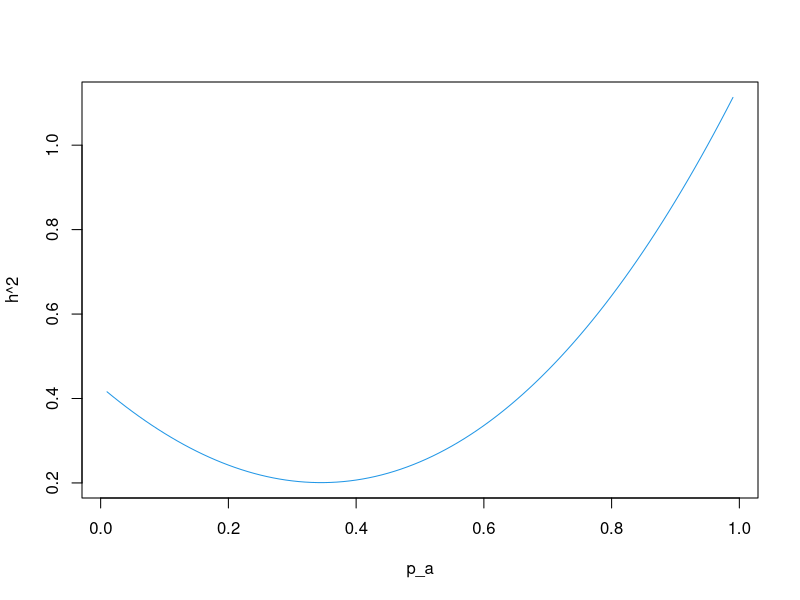

The R source for this figure:
results<-matrix(0, nrow=99, ncol=2)

# CYCLE CHANGING ALLELE FREQUENCY

for(i in 1:99){
  p1<-i*0.01  # FREQUENCY OF ALLELE 1
  p2<-1-p1
  p_alleles<-c(p1,p2)
  
  # MATRIX CONTAINING PROBABILITY OF THE 3X3 GRID
  
  mat<-matrix(data=c(0,p1*p2^2,p2^3,
                     p2*p1^2,p1*p2,p1^2*p2,
                     p1^3,p2*p1^2,0), nrow=3, ncol=3, byrow=TRUE)

  x<-c(-4,0,1)  # GENOTYPE COORDINATES. ARBITRARY!!
  y<-mat%*%x    # Y IS OFFSPRING COORDINATES
  h<-coef(lm(y ~ x))[2]   #FIT LINE
  results[i,]<-c(p1,h)
}
plot(results[,1],-2*results[,2], xlab="p_a", ylab="h^2", type="l", col=4)
